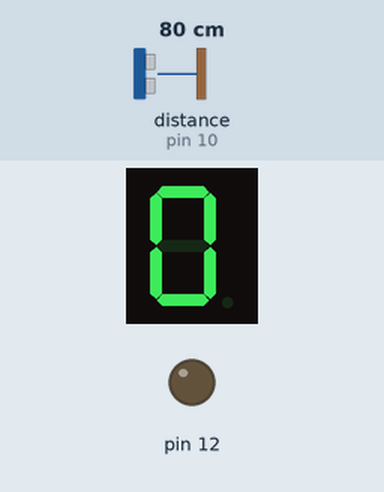
Bench run of a sketch on a simulated Arduino Uno, built with avr-gcc and run on an emulated ATmega328P. Shown: 1-digit seven-segment display, output pins drawn as LEDs (lit = HIGH). Wiring (inferred from the names in the program): ultrasonic range finder: trigger pin 9; echo pin 10; 1-digit 7-segment display, segments lit when HIGH: segments pin 2, pin 3, pin 4, pin 5, pin 6, pin 7, pin 8. The inputs (shaded band) are chosen by the test bench; at power-on: distance to the obstacle (sensor on pin 10) 80 cm. The echo pulse lasts 58.3 µs per cm; the segment pins are drawn as the display they are named for; pins used as bus, display or sensor lines are not drawn.

Above: at 1.2 s.
1.3 s: distance to the obstacle (sensor on pin 10) set to 12 cm
2.8 s: distance to the obstacle (sensor on pin 10) set to 9 cm
At 3.25 s:
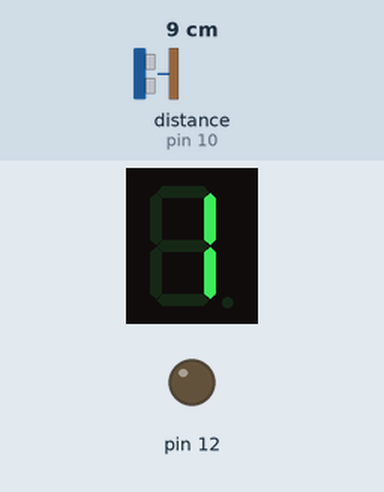
At 6.0 s:
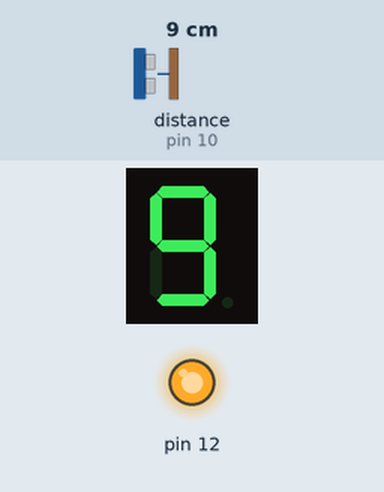
Timing chart, 0 to 7.5 s (numbered marks = the images above; inputs shaded):
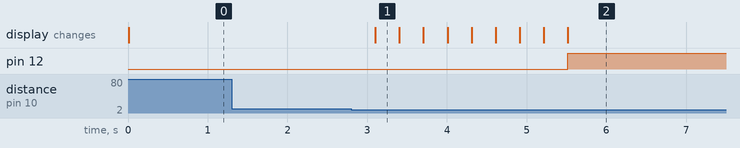

The sketch:

Contador_de_Aforro_-_2022030.ino.ino
```cpp
/*
Fundación Kinal
Centro Educativo Técnico Labral Kinal
Electrónica
Grado: Quinto
Sección: A
Curso: Taller de Electrónica Digital y Reparación de Computadoras I
Nombre: Cristian Estuardo Orellana Dieguez
Carné: 2022030
*/
#define out(pin) pinMode(pin,OUTPUT)
#define in(pin) pinMode(pin,INPUT)
#define h(pin) digitalWrite(pin, HIGH)
#define l(pin) digitalWrite(pin, LOW)
#define a 2 // pines del Display
#define b 3
#define c 4
#define d 5
#define e 6
#define f 7
#define g 8
#define trig 9 //pines del ultrasonico
#define echo 10
#define rele 12 // pin rele
//variables globales
int duracion;
int distancia;
int conteo = 0;

void displayy(int a1, int b1, int c1, int d1, int e1, int f1, int g1); // declaracion de funciones
void ultrasonico();
void  mostrar_Display();
void relefuncion();
void pines();

void setup() {
pines();
}

void loop() {
 ultrasonico();
 mostrar_Display();
 relefucion();
}

void ultrasonico(){ //funcion para leer al ultrasonico
  h(trig);
  delay(1);
  l(trig);
  duracion = pulseIn(echo, HIGH);
  distancia = duracion / 58.2;
  }

void  mostrar_Display(){ //funcion para escribir numeros en el display
  if(distancia > 5 && distancia < 11){
    conteo = conteo + 1;
    delay(300);
  }
 switch (conteo){
  case (0):
 displayy(1, 1, 1,1, 1, 1, 0);
  break;

  case (1):
 displayy(0, 1, 1, 0, 0, 0, 0);
  break;


  case 2:
 displayy(1, 1, 0, 1, 1, 0, 1);
  break;

  case 3:
 displayy(1, 1, 1, 1, 0, 0, 1);
  break;

  case 4:
 displayy(0, 1, 1, 0, 0, 1, 1);
  break;

  case 5:
 displayy(1, 0, 1, 1, 0, 1, 1);
  break;

  case 6:
 displayy(1, 0, 1, 1, 1, 1, 1);
  break;

   case 7:
 displayy(1, 1, 1, 0, 0, 0, 0);
  break;

  case 8:
 displayy(1, 1, 1, 1, 1, 1, 1);
  break;

  case 9:
 displayy(1, 1, 1, 1, 0, 1, 1);
  break;
  }
}

void relefucion(){ //activar y desactivar rele
 if(conteo == 9){
h(rele);
   }else if(conteo < 9){
    l(rele);
    }
  }

void displayy(int a1, int b1, int c1, int d1, int e1, int f1, int g1){
digitalWrite(a, a1); //funcion para encender los segmentos necesarios
digitalWrite(b, b1);
digitalWrite(c, c1);
digitalWrite(d, d1);
digitalWrite(e, e1);
digitalWrite(f, f1);
digitalWrite(g, g1);
  }

  void pines(){
  out(a);
  out(b);
  out(c);
  out(d);
  out(e);
  out(f);
  out(g);
  out(trig);
  in(echo);
  out(rele);
    }
```

Measured:
- after the input at 1.3 s, every drawn part: stays the same
- after the input at 2.8 s, pin 12: LOW → HIGH after 2.7 s; the display: changes after 0.30 s (image 1)
